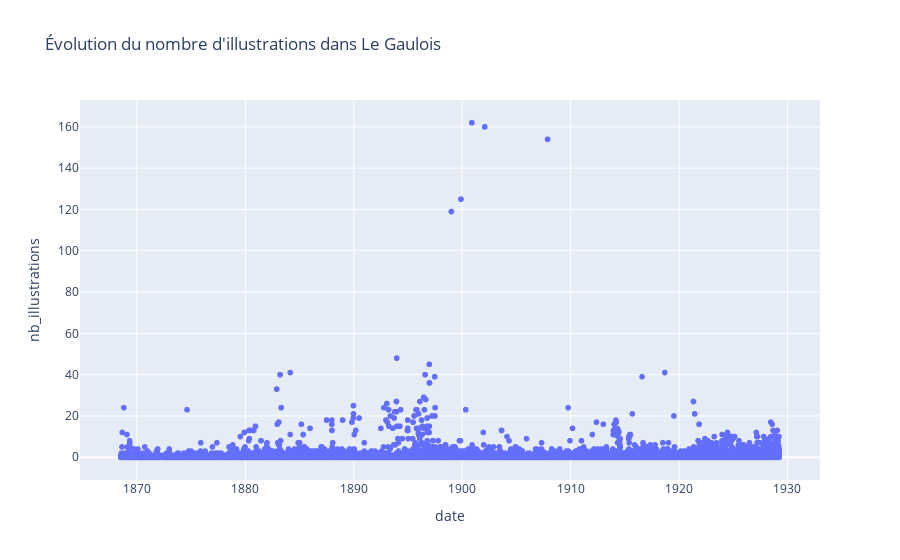

The notebook cell saved with this chart:
### Markdown cell above
À partir de cette extraction nous pouvons construire notre premier graphique qui tracera l'évolution du nombre d'illustration (colonne `"nb_illustrations"`) en fonction du temps (colonne `"date"`). 

Un mode de visualisation basique consiste à tracer un graphe avec le temps en absisses (axe horizontal) et le nombre d'illustrations en ordonnées (axe vertical), puis à dessiner un point pour chaque ligne du tableau à la coordonnée (date, nb_illustrations) correspondante. 

Dans Plolty, les graphes de points s'appellent [***scatter plots***](https://en.wikipedia.org/wiki/Scatter_plot) ("nuages de points") et se construisent avec la fonction `px.scatter()`<sup><a style="color:#ff9800;" href="https://plotly.com/python/line-and-scatter">⤷doc</a></sup> : 
```python
px.scatter(
    dataframe, # La DataFrame qui fournit les données à dessiner
    x=...,     # La colonne à utiliser pour les abscisses.  Optionnel : si non précisé, l'index sera utilisé.
    y=...      # La colonne à utiliser pour les ordonnée. Optionnel : si non précisé, l'index sera utilisé.
    title=...  # Titre donné au graphique. Optionnel.
    ...        # les fonctions de création de graphes ont beaucoup de paramètres optionnels de personnalisation
)
```

Utilisez la cellule suivante pour construire le graphique du **nombre d'illustrations dans les numéros du 'Gaulois' au cours du temps** !

Remarquez l'interactivité "par défaut" : vous pouvez selectionner une zone pour zoomer, ou utiliser la barre d'outil qui s'affiche en haut à droite quand vous survolez le graphique avec la souris !

### Code cell
px.scatter(
    le_gaulois,  # Le DataFrame à utiliser
    x="date",  # La colonne à utiliser pour les abscisses (axe horizontal)
    y="nb_illustrations",  # La colonne à utiliser pour les ordonnées (axe vertical)
    title="Évolution du nombre d'illustrations dans Le Gaulois",  # Le titre du graphique
)

### Figure 1 — Plotly figure (JSON) as saved in the notebook; plotly's stock layout.template omitted (floating-point values rounded to 4 significant figures; data arrays with more than 128 entries replaced by an {"elided": "..."} marker saying what was removed)
{"data": [{"hovertemplate": "date=%{x}<br>nb_illustrations=%{y}<extra></extra>", "legendgroup": "", "marker": {"color": "#636efa", "symbol": "circle"}, "mode": "markers", "name": "", "showlegend": false, "type": "scattergl", "x": {"elided": "22375 str values"}, "xaxis": "x", "y": {"elided": "22375 int values"}, "yaxis": "y"}], "layout": {"legend": {"tracegroupgap": 0}, "title": {"text": "Évolution du nombre d'illustrations dans Le Gaulois"}, "xaxis": {"anchor": "y", "domain": [0, 1], "title": {"text": "date"}}, "yaxis": {"anchor": "x", "domain": [0, 1], "title": {"text": "nb_illustrations"}}}}
